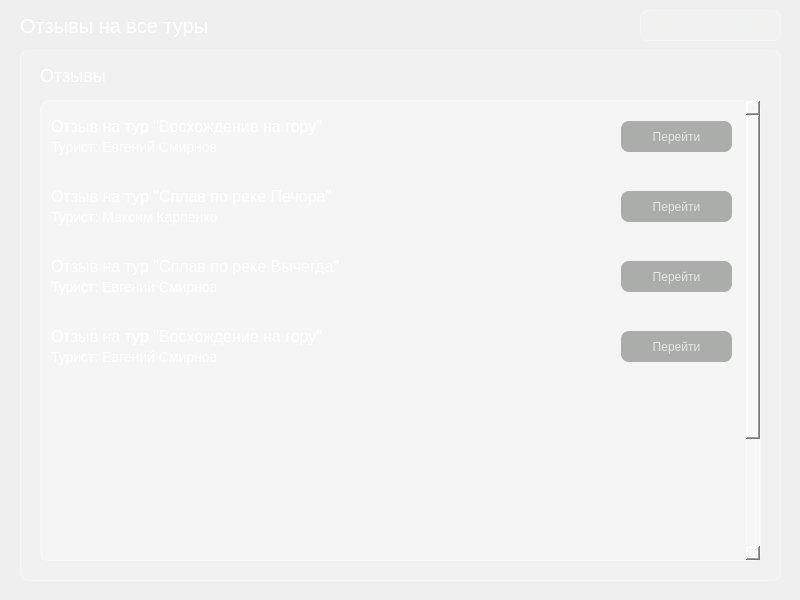
<?xml version="1.0" encoding="UTF-8"?>
<ui version="4.0">
 <class>Dialog</class>
 <widget class="QDialog" name="Dialog">
  <property name="geometry">
   <rect>
    <x>0</x>
    <y>0</y>
    <width>800</width>
    <height>600</height>
   </rect>
  </property>
  <property name="windowTitle">
   <string>Dialog</string>
  </property>
  <property name="styleSheet">
   <string notr="true">background-color: qlineargradient(spread:pad, x1:1, y1:1, x2:0, y2:0,
    stop:0 rgba(20, 65, 30, 255),
    stop:0.427447 rgba(35, 95, 55, 235),
    stop:1 rgba(110, 160, 90, 255));</string>
  </property>
  <widget class="QFrame" name="frame_2">
   <property name="geometry">
    <rect>
     <x>20</x>
     <y>50</y>
     <width>761</width>
     <height>531</height>
    </rect>
   </property>
   <property name="styleSheet">
    <string notr="true">background-color: rgba(255, 255, 255, 0.15);
color: rgb(235, 245, 235);
border: 1px solid rgba(255, 255, 255, 0.35);
border-radius: 8px</string>
   </property>
   <property name="frameShape">
    <enum>QFrame::Shape::StyledPanel</enum>
   </property>
   <property name="frameShadow">
    <enum>QFrame::Shadow::Raised</enum>
   </property>
   <widget class="QLabel" name="label_5">
    <property name="geometry">
     <rect>
      <x>20</x>
      <y>10</y>
      <width>231</width>
      <height>31</height>
     </rect>
    </property>
    <property name="styleSheet">
     <string notr="true">background-color: none;
font-size: 18px;
border: none;
color: white;</string>
    </property>
    <property name="text">
     <string>Отзывы</string>
    </property>
   </widget>
   <widget class="QScrollArea" name="scrollArea_2">
    <property name="enabled">
     <bool>true</bool>
    </property>
    <property name="geometry">
     <rect>
      <x>20</x>
      <y>50</y>
      <width>721</width>
      <height>461</height>
     </rect>
    </property>
    <property name="horizontalScrollBarPolicy">
     <enum>Qt::ScrollBarPolicy::ScrollBarAlwaysOff</enum>
    </property>
    <property name="widgetResizable">
     <bool>false</bool>
    </property>
    <widget class="QWidget" name="scrollAreaWidgetContents_3">
     <property name="enabled">
      <bool>true</bool>
     </property>
     <property name="geometry">
      <rect>
       <x>0</x>
       <y>0</y>
       <width>710</width>
       <height>610</height>
      </rect>
     </property>
     <widget class="QLabel" name="label_TouristName_5">
      <property name="geometry">
       <rect>
        <x>10</x>
        <y>10</y>
        <width>461</width>
        <height>31</height>
       </rect>
      </property>
      <property name="styleSheet">
       <string notr="true">background-color: none;
font-size: 16px;
border: none;
color: white;</string>
      </property>
      <property name="text">
       <string>Отзыв на тур &quot;Восхождение на гору&quot;</string>
      </property>
     </widget>
     <widget class="QLabel" name="label_ActiveBookings_5">
      <property name="geometry">
       <rect>
        <x>10</x>
        <y>30</y>
        <width>201</width>
        <height>31</height>
       </rect>
      </property>
      <property name="styleSheet">
       <string notr="true">background-color: none;
font-size: 14px;
border: none;
color: white;</string>
      </property>
      <property name="text">
       <string>Турист: Евгений Смирнов</string>
      </property>
     </widget>
     <widget class="QPushButton" name="pushButton_Profile_9">
      <property name="geometry">
       <rect>
        <x>580</x>
        <y>20</y>
        <width>111</width>
        <height>31</height>
       </rect>
      </property>
      <property name="styleSheet">
       <string notr="true">background-color: rgba(110, 115, 110, 140);
color: rgba(235, 235, 232, 235);
border: none;
border-radius: 8px;
padding: 8px 18px;</string>
      </property>
      <property name="text">
       <string>Перейти</string>
      </property>
     </widget>
     <widget class="QPushButton" name="pushButton_Profile_10">
      <property name="geometry">
       <rect>
        <x>580</x>
        <y>90</y>
        <width>111</width>
        <height>31</height>
       </rect>
      </property>
      <property name="styleSheet">
       <string notr="true">background-color: rgba(110, 115, 110, 140);
color: rgba(235, 235, 232, 235);
border: none;
border-radius: 8px;
padding: 8px 18px;</string>
      </property>
      <property name="text">
       <string>Перейти</string>
      </property>
     </widget>
     <widget class="QLabel" name="label_ActiveBookings_6">
      <property name="geometry">
       <rect>
        <x>10</x>
        <y>100</y>
        <width>201</width>
        <height>31</height>
       </rect>
      </property>
      <property name="styleSheet">
       <string notr="true">background-color: none;
font-size: 14px;
border: none;
color: white;</string>
      </property>
      <property name="text">
       <string>Турист: Максим Карпенко</string>
      </property>
     </widget>
     <widget class="QLabel" name="label_TouristName_6">
      <property name="geometry">
       <rect>
        <x>10</x>
        <y>80</y>
        <width>511</width>
        <height>31</height>
       </rect>
      </property>
      <property name="styleSheet">
       <string notr="true">background-color: none;
font-size: 16px;
border: none;
color: white;</string>
      </property>
      <property name="text">
       <string>Отзыв на тур &quot;Сплав по реке Печора&quot;</string>
      </property>
     </widget>
     <widget class="QLabel" name="label_ActiveBookings_7">
      <property name="geometry">
       <rect>
        <x>10</x>
        <y>170</y>
        <width>201</width>
        <height>31</height>
       </rect>
      </property>
      <property name="styleSheet">
       <string notr="true">background-color: none;
font-size: 14px;
border: none;
color: white;</string>
      </property>
      <property name="text">
       <string>Турист: Евгений Смирнов</string>
      </property>
     </widget>
     <widget class="QPushButton" name="pushButton_Profile_11">
      <property name="geometry">
       <rect>
        <x>580</x>
        <y>160</y>
        <width>111</width>
        <height>31</height>
       </rect>
      </property>
      <property name="styleSheet">
       <string notr="true">background-color: rgba(110, 115, 110, 140);
color: rgba(235, 235, 232, 235);
border: none;
border-radius: 8px;
padding: 8px 18px;</string>
      </property>
      <property name="text">
       <string>Перейти</string>
      </property>
     </widget>
     <widget class="QLabel" name="label_TouristName_7">
      <property name="geometry">
       <rect>
        <x>10</x>
        <y>150</y>
        <width>511</width>
        <height>31</height>
       </rect>
      </property>
      <property name="styleSheet">
       <string notr="true">background-color: none;
font-size: 16px;
border: none;
color: white;</string>
      </property>
      <property name="text">
       <string>Отзыв на тур &quot;Сплав по реке Вычегда&quot;</string>
      </property>
     </widget>
     <widget class="QPushButton" name="pushButton_Profile_12">
      <property name="geometry">
       <rect>
        <x>580</x>
        <y>230</y>
        <width>111</width>
        <height>31</height>
       </rect>
      </property>
      <property name="styleSheet">
       <string notr="true">background-color: rgba(110, 115, 110, 140);
color: rgba(235, 235, 232, 235);
border: none;
border-radius: 8px;
padding: 8px 18px;</string>
      </property>
      <property name="text">
       <string>Перейти</string>
      </property>
     </widget>
     <widget class="QLabel" name="label_ActiveBookings_8">
      <property name="geometry">
       <rect>
        <x>10</x>
        <y>240</y>
        <width>201</width>
        <height>31</height>
       </rect>
      </property>
      <property name="styleSheet">
       <string notr="true">background-color: none;
font-size: 14px;
border: none;
color: white;</string>
      </property>
      <property name="text">
       <string>Турист: Евгений Смирнов</string>
      </property>
     </widget>
     <widget class="QLabel" name="label_TouristName_8">
      <property name="geometry">
       <rect>
        <x>10</x>
        <y>220</y>
        <width>501</width>
        <height>31</height>
       </rect>
      </property>
      <property name="styleSheet">
       <string notr="true">background-color: none;
font-size: 16px;
border: none;
color: white;</string>
      </property>
      <property name="text">
       <string>Отзыв на тур &quot;Восхождение на гору&quot;</string>
      </property>
     </widget>
    </widget>
   </widget>
  </widget>
  <widget class="QLabel" name="label_Admin">
   <property name="geometry">
    <rect>
     <x>20</x>
     <y>10</y>
     <width>211</width>
     <height>31</height>
    </rect>
   </property>
   <property name="styleSheet">
    <string notr="true">background-color: none;
font-size: 20px;
border: none;
color: white;</string>
   </property>
   <property name="text">
    <string>Отзывы на все туры</string>
   </property>
  </widget>
  <widget class="QPushButton" name="pushButton_Logout">
   <property name="geometry">
    <rect>
     <x>640</x>
     <y>10</y>
     <width>141</width>
     <height>31</height>
    </rect>
   </property>
   <property name="styleSheet">
    <string notr="true">background-color: rgba(255, 255, 255, 0.15);
color: rgb(235, 245, 235);
border: 1px solid rgba(255, 255, 255, 0.35);
border-radius: 8px;
font-size: 14px;</string>
   </property>
   <property name="text">
    <string>В главное меню</string>
   </property>
  </widget>
 </widget>
 <resources/>
 <connections/>
</ui>
